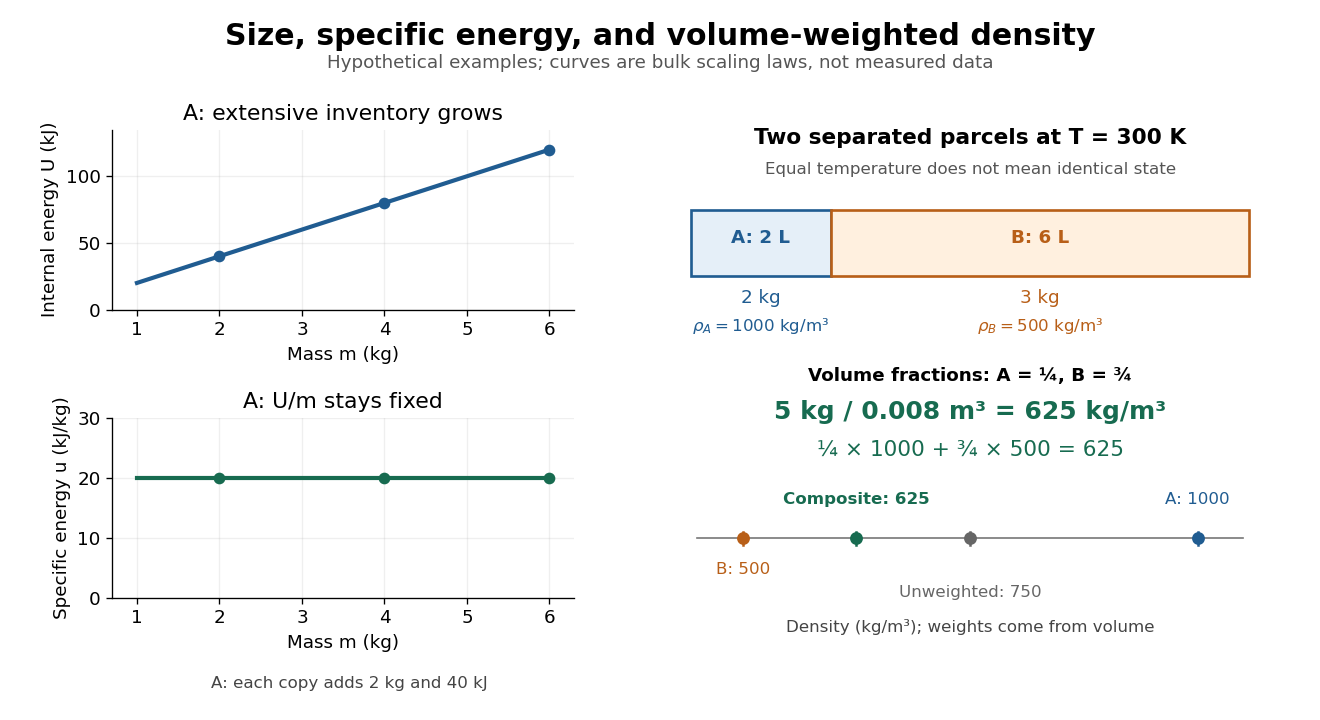

The Python source for this figure:
"""Original inventory and density example; Python 3.14, matplotlib 3.10.7."""
from pathlib import Path
import matplotlib.pyplot as plt
import numpy as np
from matplotlib.patches import Rectangle

BLUE = '#205c91'
ORANGE = '#b85f18'
GREEN = '#176b50'
plt.rcParams.update({'font.size': 11, 'font.family': 'DejaVu Sans'})
fig = plt.figure(figsize=(11, 6), dpi=120, facecolor='white')
fig.suptitle('Size, specific energy, and volume-weighted density', fontsize=18, weight='bold', y=.97)
fig.text(.5, .905, 'Hypothetical examples; curves are bulk scaling laws, not measured data', ha='center', color='#555555')
upper = fig.add_axes([.085, .57, .35, .25])
lower = fig.add_axes([.085, .17, .35, .25])
mass = np.linspace(1, 6, 101)
upper.plot(mass, 20 * mass, color=BLUE, linewidth=2.5)
upper.scatter([2, 4, 6], [40, 80, 120], color=BLUE, zorder=3)
upper.set(xlim=(.7, 6.3), ylim=(0, 135), xlabel='Mass m (kg)', ylabel='Internal energy U (kJ)', title='A: extensive inventory grows')
lower.plot(mass, np.full_like(mass, 20), color=GREEN, linewidth=2.5)
lower.scatter([2, 4, 6], [20, 20, 20], color=GREEN, zorder=3)
lower.set(xlim=(.7, 6.3), ylim=(0, 30), xlabel='Mass m (kg)', ylabel='Specific energy u (kJ/kg)', title='A: U/m stays fixed')
for ax in [upper, lower]:
    ax.grid(alpha=.2)
    ax.set_xticks([1, 2, 3, 4, 5, 6])
    ax.spines[['top', 'right']].set_visible(False)
right = fig.add_axes([.50, .12, .47, .73])
right.set(xlim=(0, 10), ylim=(0, 8))
right.axis('off')
right.text(5, 7.45, 'Two separated parcels at T = 300 K', ha='center', fontsize=13, weight='bold')
right.text(5, 7.00, 'Equal temperature does not mean identical state', ha='center', fontsize=10, color='#555555')
right.add_patch(Rectangle((.5, 5.45), 2.25, 1, facecolor='#e5eff8', edgecolor=BLUE, linewidth=1.6))
right.add_patch(Rectangle((2.75, 5.45), 6.75, 1, facecolor='#fff0df', edgecolor=ORANGE, linewidth=1.6))
right.text(1.625, 5.95, 'A: 2 L', ha='center', color=BLUE, weight='bold')
right.text(6.125, 5.95, 'B: 6 L', ha='center', color=ORANGE, weight='bold')
right.text(1.625, 5.03, '2 kg', ha='center', color=BLUE)
right.text(6.125, 5.03, '3 kg', ha='center', color=ORANGE)
right.text(1.625, 4.60, r'$\rho_A=1000$ kg/m³', ha='center', color=BLUE, fontsize=10)
right.text(6.125, 4.60, r'$\rho_B=500$ kg/m³', ha='center', color=ORANGE, fontsize=10)
right.text(5, 3.84, 'Volume fractions: A = ¼, B = ¾', ha='center', weight='bold')
right.text(5, 3.27, '5 kg / 0.008 m³ = 625 kg/m³', ha='center', color=GREEN, fontsize=15, weight='bold')
right.text(5, 2.70, '¼ × 1000 + ¾ × 500 = 625', ha='center', color=GREEN, fontsize=13)
# Place density markers on one calibrated horizontal axis.
xpos = lambda rho: .6 + (rho - 450) / 600 * 8.8
right.plot([xpos(450), xpos(1050)], [1.45, 1.45], color='#777777', linewidth=1)
for rho, color, text_y, label in [(500, ORANGE, .90, 'B: 500'), (625, GREEN, 1.98, 'Composite: 625'), (750, '#666666', .55, 'Unweighted: 750'), (1000, BLUE, 1.98, 'A: 1000')]:
    x = xpos(rho)
    right.plot([x, x], [1.35, 1.55], color=color)
    right.scatter([x], [1.45], color=color, s=45, zorder=3)
    right.text(x, text_y, label, ha='center', color=color, fontsize=10, weight='bold' if rho == 625 else 'normal')
right.text(5, .03, 'Density (kg/m³); weights come from volume', ha='center', fontsize=10, color='#444444')
fig.text(.265, .045, 'A: each copy adds 2 kg and 40 kJ', ha='center', color='#444444', fontsize=10)
fig.savefig(Path.cwd() / (Path(__file__).stem + '.png'), dpi=120, facecolor='white', transparent=False)
plt.close(fig)
